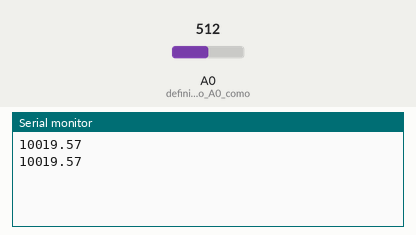
This sketch was run on a simulated Arduino Uno, built with avr-gcc and run on an emulated ATmega328P. On the bench: the last lines printed to the serial monitor. The test bench sets the inputs (shaded band); at power-on: A0 (definir_pino_A0_como) = 512.

Above: at 1.8 s.
1.9 s: A0 (definir_pino_A0_como) set to 1010
At 2.8 s:
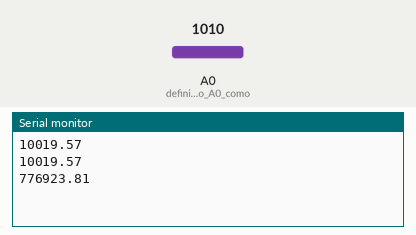
3.4 s: A0 (definir_pino_A0_como) set to 1023
At 4.8 s:
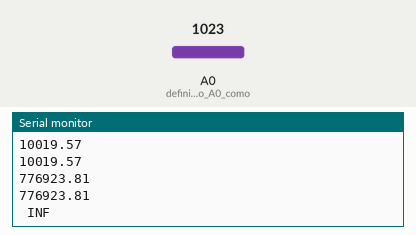

The sketch:

MedicaoTemperatura.ino
```cpp
//--- Declaração de variáveis
double alimentacao =5.0;            // tensão de alimentação do circuito
double resistencia_divisor =10000;  // resistência do resistor em Ohms
float tensao, resistencia;          // variáveis para cálculo

//--- Inicialização
void setup()
{
 Serial.begin(9600);  // ativar comunicação serial
 pinMode(A0,INPUT);   // definir pino A0 como 'input'
}

//--- Leitura e transmissão de dados
void loop()
{
  // Determinação do valor de tensão com base na tensão de alimentação
  // e da saída do conversor analógico digital
  tensao = analogRead(A0)*alimentacao/1023.0;

  // Cálculo da resistência do termistor com base na tensão de alimentação,
  // a tensão no termistor e a resistência do resistor série
  resistencia = tensao/((alimentacao-tensao)/resistencia_divisor);

  Serial.print(String(resistencia) + "\n"); // envio de dados via comunicação serial
  delay(1000);                              // espera de 1s para próxima medição
}
```

Measured:
- the behaviour switches between 1022 and 1023 on A0 (definir_pino_A0_como) (found by bisection; images 1 and 2)
- after the input at 1.9 s, the serial monitor: prints a new line after 0.10 s (image 1)
- after the input at 3.4 s, the serial monitor: prints a new line after 0.60 s (image 2)
